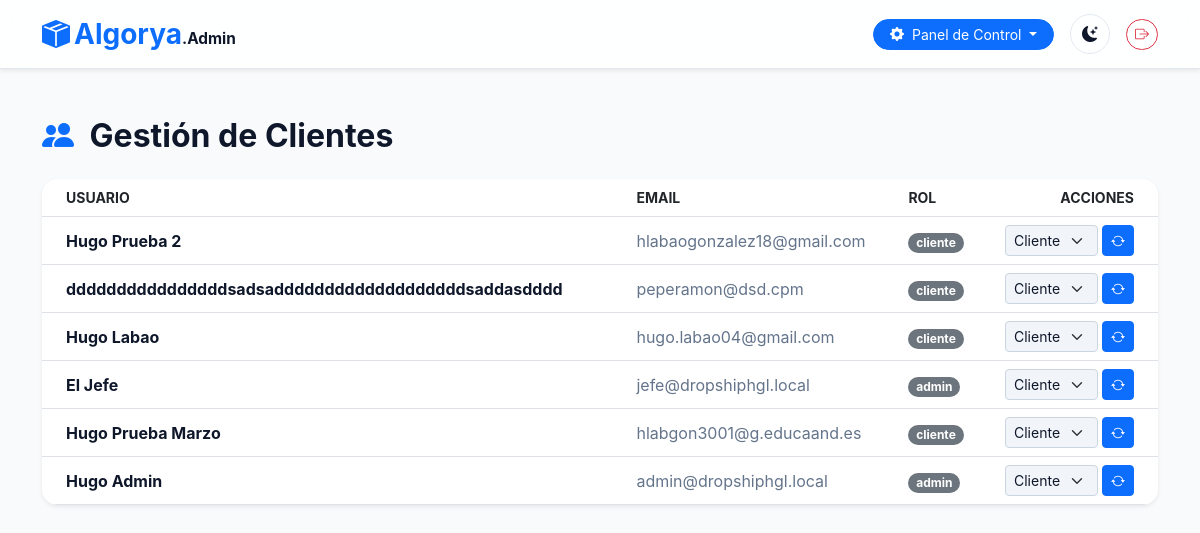
Page /admin_usuarios.php (signed in) on the committed database.
### tables this page shows
CREATE TABLE `usuarios` (
  `id` int(11) NOT NULL AUTO_INCREMENT,
  `nombre` varchar(100) NOT NULL,
  `email` varchar(100) NOT NULL,
  `password` varchar(255) NOT NULL,
  `rol` enum('admin','cliente') DEFAULT 'cliente',
  `fecha_registro` datetime DEFAULT current_timestamp(),
  `verificado` tinyint(1) DEFAULT 0,
  `token_verificacion` varchar(100) DEFAULT NULL,
  `notif_promos` tinyint(1) DEFAULT 1,
  `notif_pedidos` tinyint(1) DEFAULT 1,
  PRIMARY KEY (`id`),
  UNIQUE KEY `email` (`email`)
);

### admin_usuarios.php (the view, shortened to what this page needs)
<?php
require 'includes/db.php';
$resultado = $conn->query("SELECT * FROM usuarios ORDER BY id DESC");
?>
<!DOCTYPE html>
<html lang="es" data-bs-theme="light">
<head>
    <link href="https://cdn.jsdelivr.net/npm/bootstrap@5.3.0/dist/css/bootstrap.min.css" rel="stylesheet">
    <link rel="stylesheet" href="https://cdn.jsdelivr.net/npm/bootstrap-icons@1.10.5/font/bootstrap-icons.css">
    <link rel="stylesheet" href="estilos.css">
</head>
<body class="d-flex flex-column min-vh-100">
    <nav class="navbar navbar-expand-lg sticky-top shadow-sm">
        <div class="container">
            <a class="navbar-brand fw-bold fs-3 text-decoration-none" href="index.php">
                <i class="bi bi-box-seam-fill text-primary me-1"></i><span class="text-primary">Algorya</span><span
                    class="premium-text" style="font-size: 0.55em;">.Admin</span>
            </a>
            <div class="d-flex align-items-center gap-3">
                <div class="dropdown">
                    <button class="btn btn-primary btn-sm rounded-pill dropdown-toggle px-3" type="button"
                        data-bs-toggle="dropdown">
                        <i class="bi bi-gear-fill me-1"></i> Panel de Control
                    </button>
                </div>
                <div id="darkModeToggle"><i class="bi bi-moon-stars-fill fs-6"></i></div>
                <a href="logout.php" class="btn btn-outline-danger btn-sm rounded-pill"><i
                        class="bi bi-box-arrow-right"></i></a>
            </div>
        </div>
    </nav>
    <div class="container mt-5 flex-grow-1">
        <h2 class="fw-bold premium-text mb-4"><i class="bi bi-people-fill text-primary me-2"></i> Gestión de Clientes
        </h2>
        <div class="card premium-card border-0 rounded-4 overflow-hidden shadow-sm">
            <div class="table-responsive">
                <table class="table align-middle mb-0">
                    <thead>
                        <tr class="premium-muted small fw-bold">
                            <th class="ps-4">USUARIO</th>
                            <th>EMAIL</th>
                            <th>ROL</th>
                            <th class="text-end pe-4">ACCIONES</th>
                        </tr>
                    </thead>
                    <tbody>
                        <?php while ($u = $resultado->fetch_assoc()): ?>
                            <tr>
                                <td class="ps-4 fw-bold premium-text">
                                    <?php echo htmlspecialchars($u['nombre']); ?>
                                </td>
                                <td class="premium-muted">
                                    <?php echo $u['email']; ?>
                                </td>
                                <td><span class="badge bg-secondary rounded-pill">
                                        <?php echo $u['rol']; ?>
                                    </span></td>
                                <td class="text-end pe-4">
                                    <form action="admin_usuarios.php" method="POST"
                                        class="d-flex justify-content-end gap-1">
                                        <select name="nuevo_rol" class="form-select form-select-sm premium-input w-auto">
                                            <option value="cliente">Cliente</option>
                                        </select>
                                        <button type="submit" name="cambiar_rol" class="btn btn-sm btn-primary"><i
                                                class="bi bi-arrow-repeat"></i></button>
                                    </form>
                                </td>
                            </tr>
                        <?php endwhile; ?>
                    </tbody>
                </table>
            </div>
        </div>
    </div>
</body>
</html>

### estilos.css (style rules this page uses)
:root { --bg-body: #f8fafc; --bg-card: #ffffff; --bg-nav: rgba(255, 255, 255, 0.85); --text-main: #0f172a; --text-muted: #64748b; --border-color: #e2e8f0; --hero-bg: linear-gradient(135deg, #f1f5f9 0%, #e2e8f0 100%); --card-shadow: 0 4px 6px -1px rgba(0, 0, 0, 0.05), 0 2px 4px -1px rgba(0, 0, 0, 0.03); --hover-shadow: 0 20px 25px -5px rgba(0, 0, 0, 0.1), 0 10px 10px -5px rgba(0, 0, 0, 0.04); --btn-add-bg: #0f172a; --btn-add-text: #ffffff; --img-opacity: 1; --input-bg: #f1f5f9; --input-border: #cbd5e1; --input-focus: #3b82f6; }
body { background-color: var(--bg-body) !important; color: var(--text-main); font-family: 'Inter', sans-serif; transition: background-color 0.3s ease, color 0.3s ease; }
.navbar { background: var(--bg-nav) !important; backdrop-filter: blur(12px); border-bottom: 1px solid var(--border-color); transition: all 0.3s ease; }
.premium-card { background-color: var(--bg-card); border: 1px solid var(--border-color); box-shadow: var(--card-shadow); transition: transform 0.3s ease, box-shadow 0.3s ease, background-color 0.3s ease, border-color 0.3s ease; }
.premium-text { color: var(--text-main) !important; transition: color 0.3s ease; }
.premium-muted { color: var(--text-muted) !important; transition: color 0.3s ease; }
#darkModeToggle { cursor: pointer; width: 40px; height: 40px; display: flex; align-items: center; justify-content: center; border-radius: 50%; background: transparent; border: 1px solid var(--border-color); transition: all 0.2s ease; color: var(--text-main); }
.premium-input { background-color: var(--input-bg) !important; border: 1px solid var(--input-border) !important; color: var(--text-main) !important; transition: all 0.3s ease; }

### rows in the picture
usuarios: nombre "Hugo Prueba 2", email "hlabaogonzalez18@gmail.com", rol "cliente"
usuarios: nombre "ddddddddddddddddsadsadddddddddddddddddddsaddasdddd", email "peperamon@dsd.cpm", rol "cliente"
usuarios: nombre "Hugo Labao", email "hugo.labao04@gmail.com", rol "cliente"
usuarios: nombre "El Jefe", email "jefe@dropshiphgl.local", rol "admin"
usuarios: nombre "Hugo Prueba Marzo", email "hlabgon3001@g.educaand.es", rol "cliente"
usuarios: nombre "Hugo Admin", email "admin@dropshiphgl.local", rol "admin"
